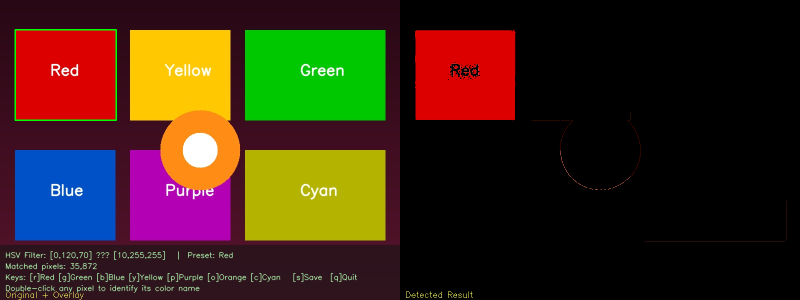
#> input picture screenshot_1.png, 1600 x 600 px (shown at 1/2 size); its folder holds only this picture in this run
$ python color_detect.py --image screenshot_1.png
#> lines starting #> are read from the running program, lines starting #| are printed output that depends on the picture; after the words box and inside, x2 and y2 are one past the last pixel; in counts of white or black regions, pixels touching at a corner belong together
"""
Color Detection App  |  Task 1
================================
Double-click any pixel → exact color name via RGB Manhattan-distance matching (CSV)
Use HSV trackbars     → isolate & highlight a color range across the whole image

Tech : Python, OpenCV, NumPy, pandas
Usage: python color_detect.py --image pic2.jpg
       python color_detect.py --image pic2.jpg --csv colors.csv
"""

import cv2
import numpy as np
import pandas as pd
import argparse
import os
import sys

# ── Load color database ───────────────────────────────────────────────────────
def load_colors(csv_path: str) -> pd.DataFrame:
    index = ['color', 'color_name', 'hex', 'R', 'G', 'B']
    df = pd.read_csv(csv_path, names=index, header=None)
    # coerce numeric columns
    for col in ('R', 'G', 'B'):
        df[col] = pd.to_numeric(df[col], errors='coerce')
    df.dropna(subset=['R', 'G', 'B'], inplace=True)
    df = df.reset_index(drop=True)
    return df

# ── Color name lookup (Manhattan distance — same as reference) ────────────────
def get_color_name(R: int, G: int, B: int, df: pd.DataFrame) -> str:
    diff = (df['R'] - R).abs() + (df['G'] - G).abs() + (df['B'] - B).abs()
    idx  = diff.idxmin()
    return df.loc[idx, 'color_name']

# ── HSV trackbar helpers ──────────────────────────────────────────────────────
def nothing(_):
    pass

HSV_PRESETS = {
    ord('r'): ("Red",    [0,  120,  70], [10,  255, 255]),
    ord('g'): ("Green",  [35,  50,  50], [85,  255, 255]),
    ord('b'): ("Blue",   [101, 50,  50], [130, 255, 255]),
    ord('y'): ("Yellow", [20, 100,  70], [34,  255, 255]),
    ord('p'): ("Purple", [131, 50,  50], [160, 255, 255]),
    ord('o'): ("Orange", [11, 100,  70], [25,  255, 255]),
    ord('c'): ("Cyan",   [86,  50,  50], [100, 255, 255]),
}

def create_trackbars(win: str):
    cv2.createTrackbar("H Min", win, 0,   180, nothing)
    cv2.createTrackbar("H Max", win, 180, 180, nothing)
    cv2.createTrackbar("S Min", win, 0,   255, nothing)
    cv2.createTrackbar("S Max", win, 255, 255, nothing)
    cv2.createTrackbar("V Min", win, 0,   255, nothing)
    cv2.createTrackbar("V Max", win, 255, 255, nothing)

def set_preset(win: str, lo: list, hi: list):
    cv2.setTrackbarPos("H Min", win, lo[0])
    cv2.setTrackbarPos("H Max", win, hi[0])
    cv2.setTrackbarPos("S Min", win, lo[1])
    cv2.setTrackbarPos("S Max", win, hi[1])
    cv2.setTrackbarPos("V Min", win, lo[2])
    cv2.setTrackbarPos("V Max", win, hi[2])

def get_trackbar_values(win: str):
    return (
        cv2.getTrackbarPos("H Min", win),
        cv2.getTrackbarPos("H Max", win),
        cv2.getTrackbarPos("S Min", win),
        cv2.getTrackbarPos("S Max", win),
        cv2.getTrackbarPos("V Min", win),
        cv2.getTrackbarPos("V Max", win),
    )

# ── Shared mouse state ────────────────────────────────────────────────────────
mouse = {"x": 0, "y": 0, "clicked": False, "r": 0, "g": 0, "b": 0}

def mouse_callback(event, x, y, flags, param):
    """Double-click → capture pixel color  |  Move → track position."""
    if event == cv2.EVENT_LBUTTONDBLCLK:
        img = param["img"]
        h, w = img.shape[:2]
        x, y = np.clip(x, 0, w-1), np.clip(y, 0, h-1)
        b, g, r = img[y, x]
        mouse.update({"x": x, "y": y, "clicked": True,
                      "r": int(r), "g": int(g), "b": int(b)})
    elif event == cv2.EVENT_MOUSEMOVE:
        mouse["x"], mouse["y"] = x, y

# ── HUD drawing ───────────────────────────────────────────────────────────────
def draw_click_banner(img, r, g, b, name):
    """Replicates the reference code's color banner at the top."""
    cv2.rectangle(img, (20, 20), (600, 60), (b, g, r), -1)
    text = f"{name}   R={r}  G={g}  B={b}"
    color = (0, 0, 0) if (r + g + b) >= 600 else (255, 255, 255)
    cv2.putText(img, text, (30, 47), cv2.FONT_HERSHEY_SIMPLEX,
                0.75, color, 2, cv2.LINE_AA)

def draw_hsv_hud(img, hmin, hmax, smin, smax, vmin, vmax, pixel_count, preset_name):
    """Semi-transparent HSV info panel at bottom."""
    h, w = img.shape[:2]
    overlay = img.copy()
    cv2.rectangle(overlay, (0, h-110), (w, h), (20, 20, 20), -1)
    cv2.addWeighted(overlay, 0.6, img, 0.4, 0, img)
    lines = [
        f"HSV Filter: [{hmin},{smin},{vmin}] → [{hmax},{smax},{vmax}]   |  Preset: {preset_name}",
        f"Matched pixels: {pixel_count:,}",
        "Keys: [r]Red [g]Green [b]Blue [y]Yellow [p]Purple [o]Orange [c]Cyan   [s]Save  [q]Quit",
        "Double-click any pixel to identify its color name",
    ]
    for i, line in enumerate(lines):
        cv2.putText(img, line, (10, h - 85 + i*22),
                    cv2.FONT_HERSHEY_SIMPLEX, 0.50, (180, 255, 180), 1, cv2.LINE_AA)

# ── Main ──────────────────────────────────────────────────────────────────────
def run(image_path: str, csv_path: str, headless: bool = False):
    # --- load image ---
#> called with image_path = 'screenshot_1.png', csv_path = 'colors.csv', headless = False
    if not os.path.exists(image_path):
        sys.exit(f"[ERROR] Image not found: {image_path}")
    img_orig = cv2.imread(image_path)
#> img_orig is the input picture: shape (600, 1600, 3); mean B, G, R 22.3, 39.8, 58.5
    if img_orig is None:
        sys.exit(f"[ERROR] Cannot read: {image_path}")
    img_orig = cv2.resize(img_orig, (800, 600))
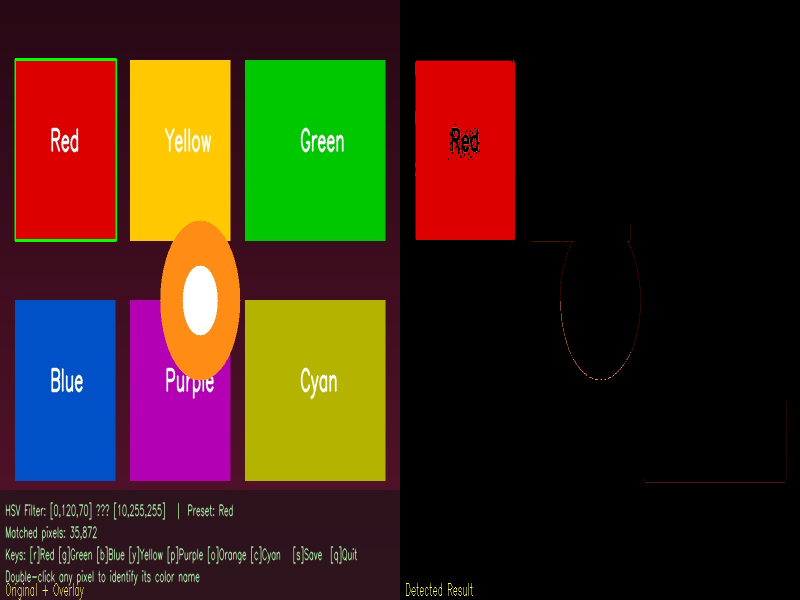
#> img_orig: shape (600, 800, 3); mean B, G, R 22.3, 39.8, 58.5

    # --- load CSV ---
    if not os.path.exists(csv_path):
        sys.exit(f"[ERROR] CSV not found: {csv_path}")
    df = load_colors(csv_path)
#> (reads colors.csv from the repository)
    print(f"[OK] Loaded {len(df)} colors from {csv_path}")

    WIN = "Color Detection"
    cv2.namedWindow(WIN, cv2.WINDOW_NORMAL)
    create_trackbars(WIN)
    cv2.setMouseCallback(WIN, mouse_callback, {"img": img_orig})

    img = img_orig.copy()
    preset_name  = "None"
    shot_count   = 0
    saved_frames = []           # for headless demo

    # ── headless presets to capture ──────────────────────────────────────────
    headless_passes = [
        ("Red",    [0,  120, 70], [10,  255,255]),
        ("Green",  [35,  50, 50], [85,  255,255]),
        ("Blue",   [101, 50, 50], [130, 255,255]),
    ] if headless else []

    pass_idx = 0

    while True:
        img = img_orig.copy()

        # ── apply headless preset if needed ──────────────────────────────────
        if headless and pass_idx < len(headless_passes):
            pname, lo, hi = headless_passes[pass_idx]
            set_preset(WIN, lo, hi)
            preset_name = pname

        # ── HSV masking ───────────────────────────────────────────────────────
        hmin, hmax, smin, smax, vmin, vmax = get_trackbar_values(WIN)
        img_hsv = cv2.cvtColor(img, cv2.COLOR_BGR2HSV)
#> img_hsv: shape (600, 800, 3); mean H, S, V 51.5, 116, 77.1
        mask    = cv2.inRange(img_hsv,
                              np.array([hmin, smin, vmin]),
                              np.array([hmax, smax, vmax]))
#> mask: shape (600, 800); every value is 255
        result  = cv2.bitwise_and(img, img, mask=mask)

        # Contour bounding boxes
        contours, _ = cv2.findContours(mask, cv2.RETR_EXTERNAL, cv2.CHAIN_APPROX_SIMPLE)
#> contours = [[[0, 0], [0, 599], [799, 599], [799, 0]]]
        for cnt in contours:
            if cv2.contourArea(cnt) > 400:
                x, y, bw, bh = cv2.boundingRect(cnt)
                cv2.rectangle(img, (x, y), (x+bw, y+bh), (0, 255, 0), 2)
#> this loop made 1 pass
#> (cnt, x, y, bw, bh) on pass 1: ([[0, 0], [0, 599], [799, 599], [799, 0]], 0, 0, 800, 600)
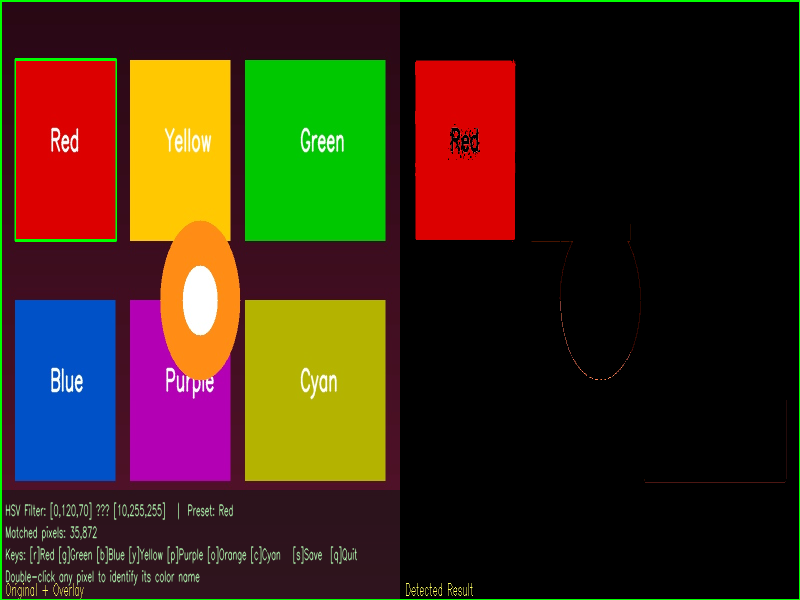
#> img: shape (600, 800, 3); 0.87% of pixels changed, all inside (x1, y1, x2, y2) = (0, 0, 800, 600)

        pixel_count = int(np.sum(mask > 0))
#> pixel_count = 480000

        # ── double-click banner (reference style) ─────────────────────────────
        if mouse["clicked"]:
            name = get_color_name(mouse["r"], mouse["g"], mouse["b"], df)
            draw_click_banner(img, mouse["r"], mouse["g"], mouse["b"], name)

        # ── HSV HUD ───────────────────────────────────────────────────────────
        draw_hsv_hud(img, hmin, hmax, smin, smax, vmin, vmax, pixel_count, preset_name)
#> in draw_hsv_hud, `cv2.rectangle(overlay, (0, h-110), (w, h), (20, 20, 20), -1)`:
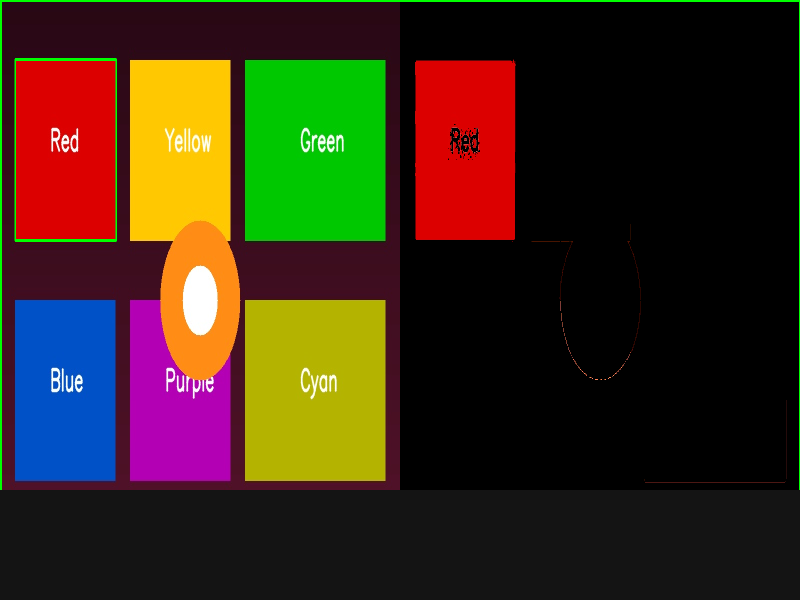
#> overlay: shape (600, 800, 3); 18.33% of pixels changed, all inside (x1, y1, x2, y2) = (0, 490, 800, 600)
#> in draw_hsv_hud, `cv2.addWeighted(overlay, 0.6, img, 0.4, 0, img)`:
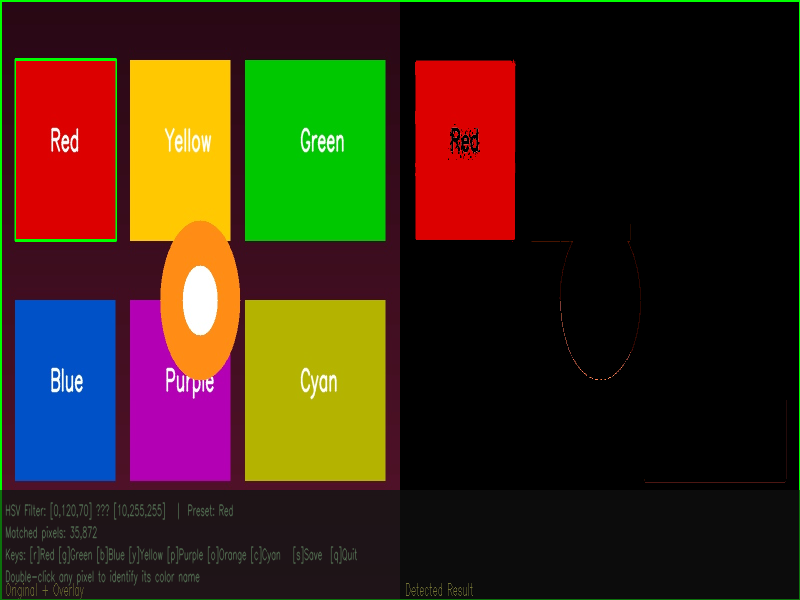
#> img: shape (600, 800, 3); 18.33% of pixels changed, all inside (x1, y1, x2, y2) = (0, 490, 800, 600)
#> the loop in draw_hsv_hud, `for i, line in enumerate(lines):` made 4 passes
#> line on pass 2: 'Matched pixels: 480,000'
#> after the loop in draw_hsv_hud, `for i, line in enumerate(lines):`:
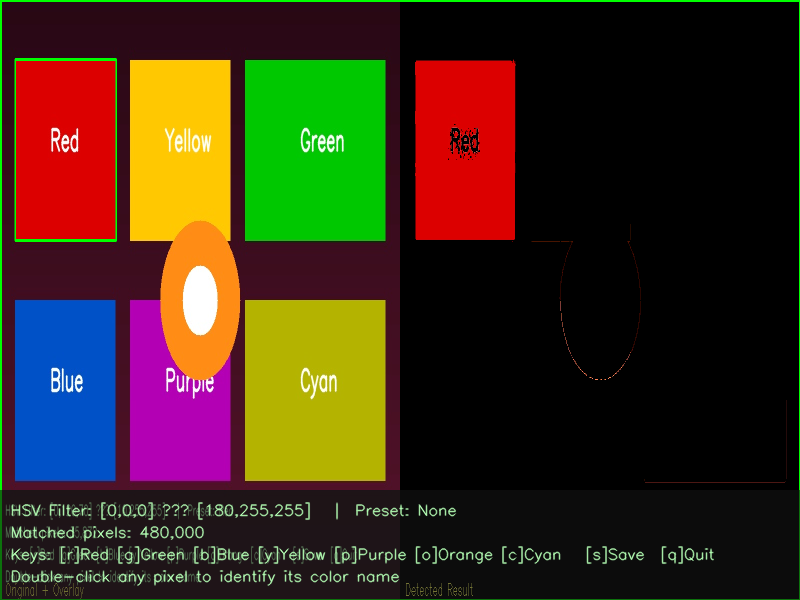
#> img: shape (600, 800, 3); 2.34% of pixels changed, all inside (x1, y1, x2, y2) = (11, 502, 715, 587)

        # ── compose 2-panel display: annotated | result ───────────────────────
        mask_3ch = cv2.cvtColor(mask, cv2.COLOR_GRAY2BGR)
#> mask_3ch: shape (600, 800, 3); every value is 255
        panel    = np.hstack([img, result])
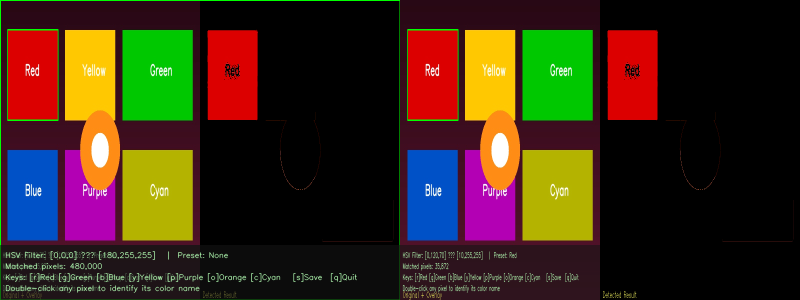
#> panel: shape (600, 1600, 3) (shown at 1/2 size); mean B, G, R 23.1, 42, 58.8
        lbl_y    = panel.shape[0] - 5
#> lbl_y = 595
        for col_x, lbl in [(10, "Original + Overlay"), (810, "Detected Result")]:
            cv2.putText(panel, lbl, (col_x, lbl_y),
                        cv2.FONT_HERSHEY_SIMPLEX, 0.55, (100,255,255), 1)
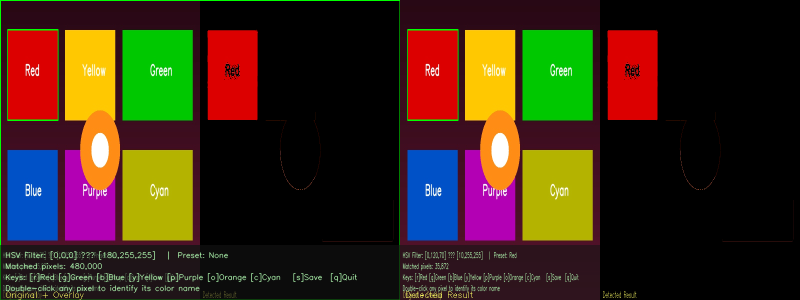
#> panel: shape (600, 1600, 3) (shown at 1/2 size); 0.07% of pixels changed, all inside (x1, y1, x2, y2) = (12, 583, 946, 600)

        if not headless:
            cv2.imshow(WIN, panel)
        else:
            saved_frames.append((preset_name, panel.copy()))

        # ── key handling / headless advancement ───────────────────────────────
        key = cv2.waitKey(30) & 0xFF if not headless else 0xFF
#> (key q is pressed here)

        if headless:
            pass_idx += 1
            if pass_idx >= len(headless_passes):
                break
            continue

        if key == ord('q') or key == 27:
            break
        elif key == ord('s'):
            shot_count += 1
            fname = f"screenshot_{shot_count}.png"
            cv2.imwrite(fname, panel)
            print(f"[Saved] {fname}")
        elif key in HSV_PRESETS:
            preset_name, lo, hi = HSV_PRESETS[key]
            set_preset(WIN, lo, hi)

    cv2.destroyAllWindows()

    # ── save headless frames ──────────────────────────────────────────────────
    for i, (pname, frame) in enumerate(saved_frames, 1):
        fname = f"screenshot_{i}.png"
        cv2.imwrite(fname, frame)
        print(f"[Saved] screenshot_{i}.png  ({pname})")

    print("Done.")


if __name__ == "__main__":
    parser = argparse.ArgumentParser(description="Color Detection — CSV + HSV trackbars")
    parser.add_argument("--image",   default="pic2.jpg",    help="Input image path")
    parser.add_argument("--csv",     default="colors.csv",  help="Color name CSV path")
    parser.add_argument("--headless",action="store_true",   help="Auto-save 3 demos and exit")
    args = parser.parse_args()
    run(args.image, args.csv, headless=args.headless)
